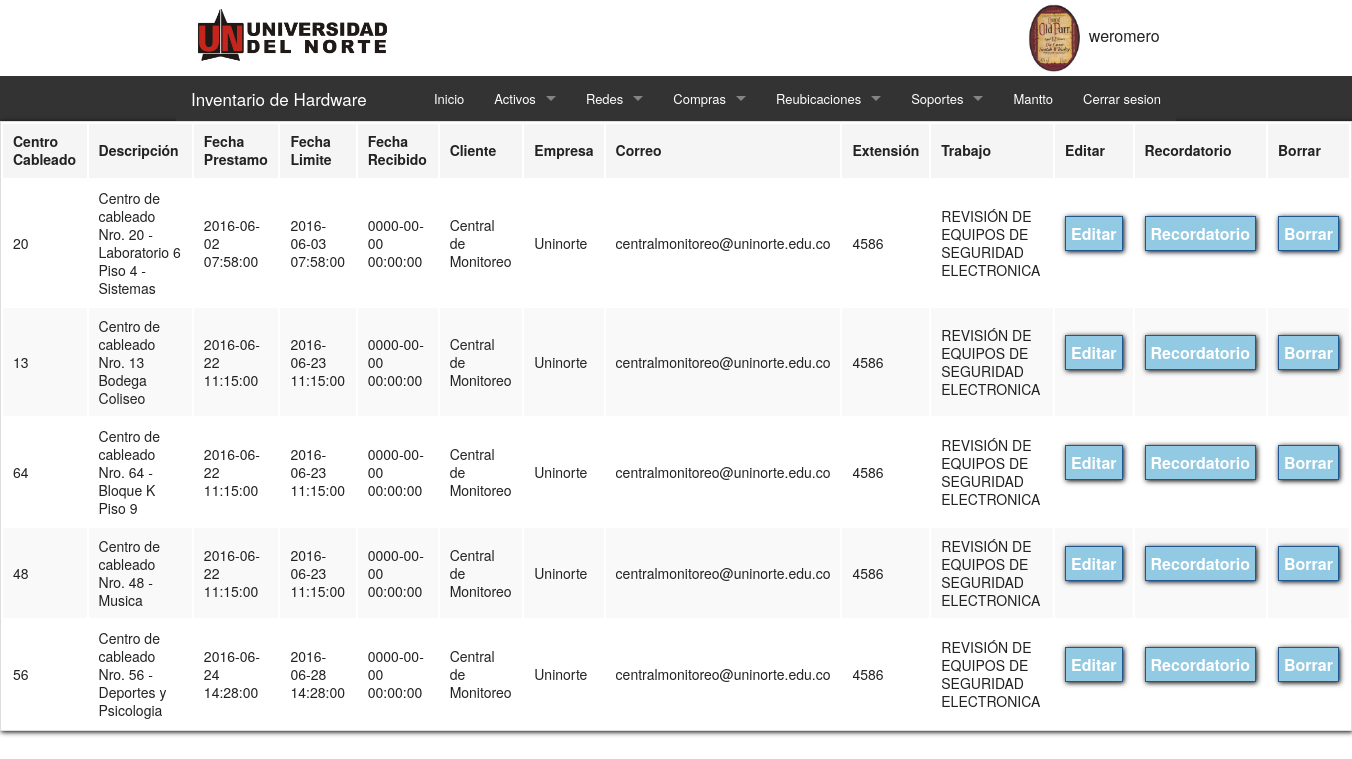
The app's page /llaves-form_consultar_prestamo.php (signed in) with its own data.
### tables this page shows
CREATE TABLE IF NOT EXISTS `prestamo_llaves` (
`id` int(10) NOT NULL,
  `nro_cc` varchar(10) NOT NULL,
  `descripcion_cc` varchar(240) NOT NULL,
  `f_h_prestamo` datetime NOT NULL,
  `f_h_limite` datetime NOT NULL,
  `f_h_recibido` datetime NOT NULL,
  `cliente` varchar(50) NOT NULL,
  `empresa` varchar(40) NOT NULL,
  `correo` varchar(50) NOT NULL,
  `ext_tel` varchar(10) NOT NULL,
  `trabajo` varchar(500) NOT NULL
);

### clase.php (called while the page is built, shortened)
<?php
class Conexion
{
	var $con;
	function Conexion()
	{
		$conection['server']="localhost";
		$conection['user']="root";
		$conection['pass']="root";
		$conection['base']="inventario";
		$conect= mysql_connect($conection['server'],$conection['user'],$conection['pass']);
		if ($conect)
		{
			$this->con=$conect;
		}
	}
	function getConexion()
	{
		return $this->con;
	}
}
class sQuery
{
	var $coneccion;
	var $consulta;
	function sQuery()
	{
		$this->coneccion= new Conexion();
	}
	function executeQuery($cons)
	{
		$this->consulta= mysql_query($cons,$this->coneccion->getConexion());
		return $this->consulta;
	}
    function fetchAll()
    {
        $rows=array();
		if ($this->consulta)
		{
			while($row=  mysql_fetch_array($this->consulta))
			{
				$rows[]=$row;
			}
		}
        return $rows;
    }
}
class Cliente
{
	public static function getPrestamo()
		{
			$obj_cliente=new sQuery();
			$obj_cliente->executeQuery("SELECT id,nro_cc,descripcion_cc,f_h_prestamo,f_h_limite,f_h_recibido,cliente,empresa,correo,ext_tel,trabajo FROM prestamo_llaves where f_h_recibido='0000-00-00 00:00:00'");
			return $obj_cliente->fetchAll();
		}
}

### templates/prestamosGrid.php (the view)
<table>
    <thead>
        <tr>
            <th>Centro Cableado</th>
            <th>Descripción</th>
            <th>Fecha Prestamo</th>
            <th>Fecha Limite</th>
            <th>Fecha Recibido</th>
            <th>Cliente</th>
            <th>Empresa</th>
            <th>Correo</th>
            <th>Extensión</th>
            <th>Trabajo</th>
            <th>Editar</th>
            <th>Recordatorio</th>
            <th>Borrar</th>
        </tr>
    </thead>
    <tbody>
        <?php foreach ($view->clientes as $cliente):   ?>
            <tr>
                <td><?php echo $cliente['nro_cc'];?></td>
                <td><?php echo $cliente['descripcion_cc'];?></td>
                <td><?php echo $cliente['f_h_prestamo'];?></td>
                <td><?php echo $cliente['f_h_limite'];?></td>
                <td><?php echo $cliente['f_h_recibido'];?></td>
                <td><?php echo $cliente['cliente'];?></td>
                <td><?php echo $cliente['empresa'];?></td>
                <td><?php echo $cliente['correo'];?></td>
                <td><?php echo $cliente['ext_tel'];?></td>
                <td><?php echo $cliente['trabajo'];?></td>
                <td><a class="edit button" href="javascript:void(0);" data-id="<?php echo $cliente['id'];?>">Editar</a></td>
                <td><a class="recordatorio button" href="javascript:void(0);" data-id="<?php echo $cliente['id'];?>">Recordatorio</a></td>
                <td><a class="delete button"  href="javascript:void(0);" data-id="<?php echo $cliente['id'];?>">Borrar</a></td>
            </tr>
        <?php endforeach; ?>
    </tbody>
</table>

### llaves-form_consultar_prestamo.php (shortened to what this page needs)
<?php
include_once ("clase.php");
$action='index';
$view= new stdClass();
$view->disableLayout=false;
switch ($action)
{
    case 'index':
        $view->clientes=Cliente::getPrestamo();
        $view->contentTemplate="templates/prestamosGrid.php";
        break;
}
if ($view->disableLayout==true)
{include_once ($view->contentTemplate);}
else
{include_once ('templates/layout.php');}
?>

### templates/layout.php (shortened to what this page needs)
<!DOCTYPE html PUBLIC "-//W3C//DTD XHTML 1.0 Transitional//EN" "http://www.w3.org/TR/xhtml1/DTD/xhtml1-transitional.dtd">
<html>
<head>
    <link rel="stylesheet" href="css/foundation.css" />
    <link rel="stylesheet" href="css/foundation.css" />
    <link rel="stylesheet" href="resources/style.css" />
</head>
<body>
  <div class="row">
        <div class="columns large-10">
          <h1>
            <img style="width: 203px; height: 146px margin: -55px -216px -112px -140px;" src="images/jpg/logo.jpg" alt="Logo Universidad del Norte."/>
          </h1>
        </div>
        <div class="columns large-2">
            <img style="width: 60px; height: 146px margin: -55px -216px -112px -140px;" src="<?php echo $_SESSION['ubicacion_foto'];  ?>">
            <?php echo $_SESSION['usuario'];?>
        </div>
  </div>
  <div class ="contain-to-grid sticky">
  <nav class="top-bar" data-topbar>
    <ul class="title-area">
      <li class="name">
        <h1><a href="#">Inventario de Hardware</a></h1>
      </li>
    </ul>
    <section class="top-bar-section">
        <ul class="right">
            <li><a href="inicio.php">Inicio</a></li>
            <li class="has-dropdown"><a href="#">Activos</a>
            </li>
            <li class="has-dropdown"><a href="#">Redes</a>
            </li>
            <li class="has-dropdown"><a href="#">Compras</a>
            </li>
            <li class="has-dropdown"><a href="#">Reubicaciones</a>
            </li>
            <li class="has-dropdown"><a href="#">Soportes</a>
            </li>
            <li><a href="form_mantenimiento.php">Mantto</a></li>
            <li><a href="acceso-php_logout.php">Cerrar sesion</a></li>
        </ul>
      </section>
  </nav>
  </div>
</head>
<body>
    <div class="container">
        <div id="content">
            <?php include_once ($view->contentTemplate);  ?>
        </div>
    </div>
</body>
</html>

### resources/style.css (style rules this page uses)
a.button { background-color: #92cae4; border:1px solid #205791; color:white; padding:5px; text-decoration: none; font-weight: bold; box-shadow:1px 1px 5px black; tex-shadow:1px 1px black; }
table { box-shadow:1px 1px 5px black; border-spacing: 0 \0/; border-collapse: collapse \0/; border-right: 2px inset #D3D3D3 \0/; border-bottom: 2px inset #D3D3D3 \0/; *border-spacing: 0; *border-collapse: collapse; *border-right: 2px inset #D3D3D3; *border-bottom: 2px inset #D3D3D3; }

### records on screen
prestamo_llaves: nro_cc "20", descripcion_cc "Centro de cableado Nro. 20 - Laboratorio 6 Piso 4 - Sistemas", f_h_prestamo "2016-06-02 07:58:00", f_h_limite "2016-06-03 07:58:00", f_h_recibido "0000-00-00 00:00:00", cliente "Central de Monitoreo", empresa "Uninorte", correo "centralmonitoreo@uninorte.edu.co", ext_tel "4586", trabajo "REVISIÓN DE EQUIPOS DE SEGURIDAD ELECTRONICA"
prestamo_llaves: nro_cc "13", descripcion_cc "Centro de cableado Nro. 13 Bodega Coliseo", f_h_prestamo "2016-06-22 11:15:00", f_h_limite "2016-06-23 11:15:00", f_h_recibido "0000-00-00 00:00:00", cliente "Central de Monitoreo", empresa "Uninorte", correo "centralmonitoreo@uninorte.edu.co", ext_tel "4586", trabajo "REVISIÓN DE EQUIPOS DE SEGURIDAD ELECTRONICA"
prestamo_llaves: nro_cc "64", descripcion_cc "Centro de cableado Nro. 64 - Bloque K Piso 9", f_h_prestamo "2016-06-22 11:15:00", f_h_limite "2016-06-23 11:15:00", f_h_recibido "0000-00-00 00:00:00", cliente "Central de Monitoreo", empresa "Uninorte", correo "centralmonitoreo@uninorte.edu.co", ext_tel "4586", trabajo "REVISIÓN DE EQUIPOS DE SEGURIDAD ELECTRONICA"
prestamo_llaves: nro_cc "48", descripcion_cc "Centro de cableado Nro. 48 - Musica", f_h_prestamo "2016-06-22 11:15:00", f_h_limite "2016-06-23 11:15:00", f_h_recibido "0000-00-00 00:00:00", cliente "Central de Monitoreo", empresa "Uninorte", correo "centralmonitoreo@uninorte.edu.co", ext_tel "4586", trabajo "REVISIÓN DE EQUIPOS DE SEGURIDAD ELECTRONICA"
prestamo_llaves: nro_cc "56", descripcion_cc "Centro de cableado Nro. 56 - Deportes y Psicologia", f_h_prestamo "2016-06-24 14:28:00", f_h_limite "2016-06-28 14:28:00", f_h_recibido "0000-00-00 00:00:00", cliente "Central de Monitoreo", empresa "Uninorte", correo "centralmonitoreo@uninorte.edu.co", ext_tel "4586", trabajo "REVISIÓN DE EQUIPOS DE SEGURIDAD ELECTRONICA"

### other values on screen
$_SESSION['usuario'] "weromero"
